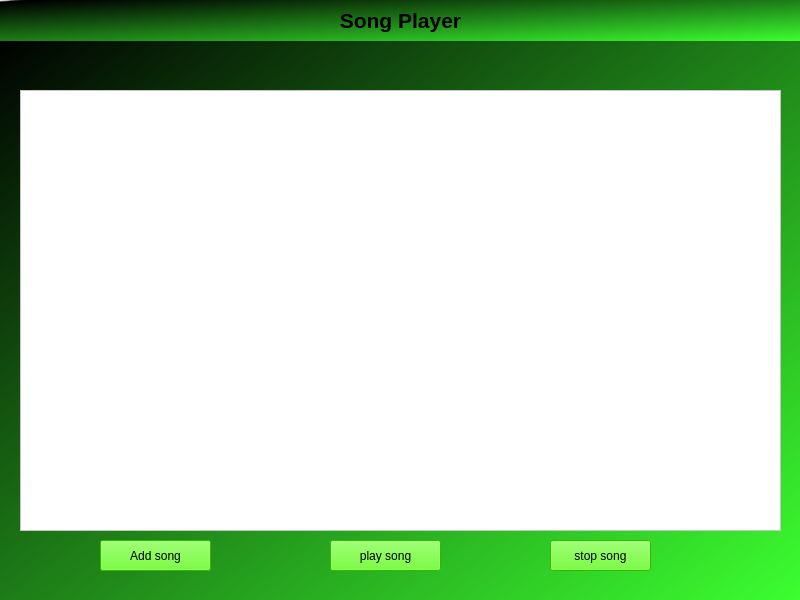
<?xml version="1.0" encoding="UTF-8"?>
<ui version="4.0">
 <class>MainWindow</class>
 <widget class="QMainWindow" name="MainWindow">
  <property name="geometry">
   <rect>
    <x>0</x>
    <y>0</y>
    <width>800</width>
    <height>600</height>
   </rect>
  </property>
  <property name="windowTitle">
   <string>MainWindow</string>
  </property>
  <property name="styleSheet">
   <string notr="true">background-color: qlineargradient(spread:pad, x1:1, y1:1, x2:0, y2:0.011, stop:0 rgba(60, 255, 48, 255), stop:0.98 rgba(0, 0, 0, 255), stop:1 rgba(0, 0, 0, 0));</string>
  </property>
  <widget class="QWidget" name="centralwidget">
   <widget class="QLabel" name="header">
    <property name="geometry">
     <rect>
      <x>0</x>
      <y>0</y>
      <width>801</width>
      <height>41</height>
     </rect>
    </property>
    <property name="font">
     <font>
      <pointsize>16</pointsize>
      <weight>75</weight>
      <bold>true</bold>
     </font>
    </property>
    <property name="text">
     <string>Song Player</string>
    </property>
    <property name="alignment">
     <set>Qt::AlignCenter</set>
    </property>
   </widget>
   <widget class="QListWidget" name="songlist">
    <property name="geometry">
     <rect>
      <x>20</x>
      <y>90</y>
      <width>761</width>
      <height>441</height>
     </rect>
    </property>
    <property name="styleSheet">
     <string notr="true">background-color: rgb(255, 255, 255);</string>
    </property>
   </widget>
   <widget class="QPushButton" name="addsngbtn">
    <property name="geometry">
     <rect>
      <x>100</x>
      <y>540</y>
      <width>111</width>
      <height>31</height>
     </rect>
    </property>
    <property name="styleSheet">
     <string notr="true">background-color: rgb(76, 255, 0);</string>
    </property>
    <property name="text">
     <string>Add song</string>
    </property>
   </widget>
   <widget class="QPushButton" name="playsngbtn">
    <property name="geometry">
     <rect>
      <x>330</x>
      <y>540</y>
      <width>111</width>
      <height>31</height>
     </rect>
    </property>
    <property name="styleSheet">
     <string notr="true">background-color: rgb(76, 255, 0);</string>
    </property>
    <property name="text">
     <string>play song</string>
    </property>
   </widget>
   <widget class="QPushButton" name="stopsngbtn">
    <property name="geometry">
     <rect>
      <x>550</x>
      <y>540</y>
      <width>101</width>
      <height>31</height>
     </rect>
    </property>
    <property name="styleSheet">
     <string notr="true">background-color: rgb(76, 255, 0);</string>
    </property>
    <property name="text">
     <string>stop song</string>
    </property>
   </widget>
  </widget>
 </widget>
 <resources/>
 <connections/>
</ui>
